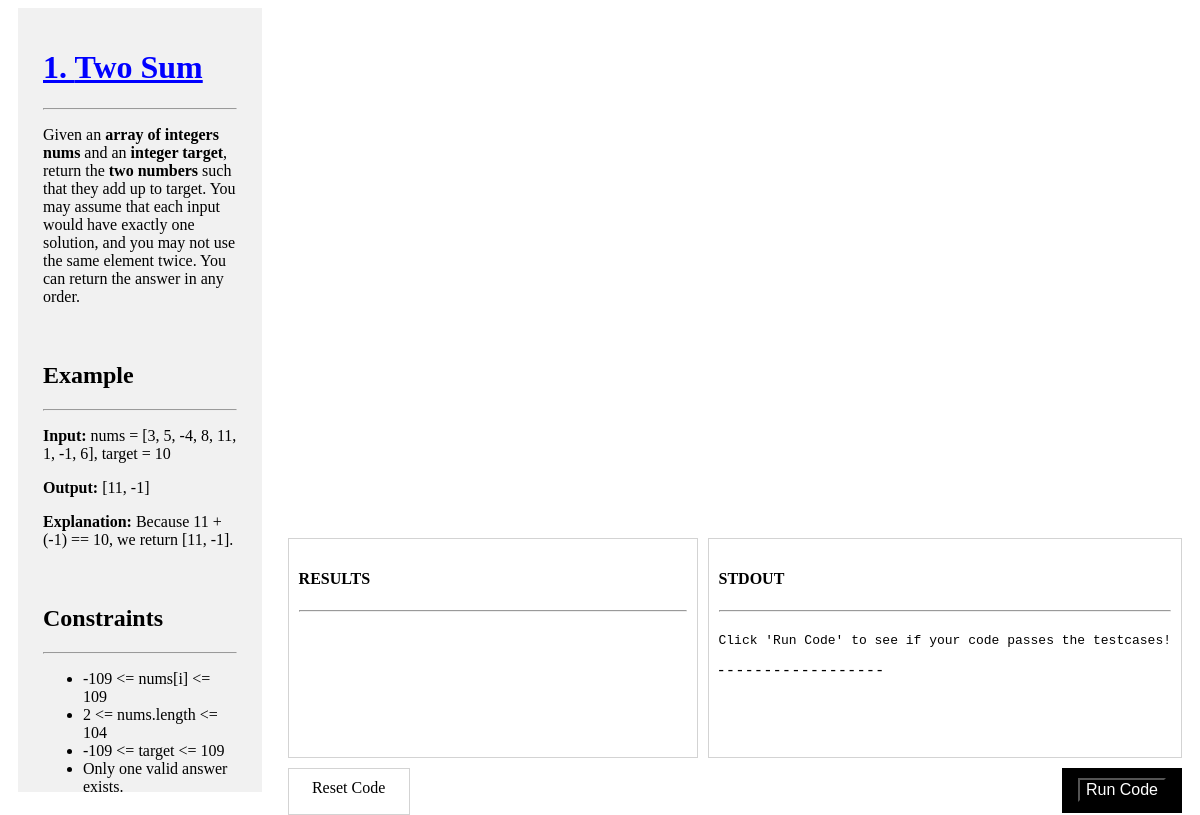
The page / on the database its author committed.
### questions/models.py (models this page shows, shortened)
class Question(models.Model):
    number = models.IntegerField(null=True, blank=True)
    title = models.CharField(max_length=200)
    description = RichTextField()
    method = models.TextField()
    link = models.TextField()

class Example(models.Model):
    question = models.ForeignKey(Question, on_delete=models.CASCADE, null=True)
    input = RichTextField()
    output = RichTextField()
    explanation = RichTextField()

class Constraint(models.Model):
    question = models.ForeignKey(Question, on_delete=models.CASCADE, null=True)
    text = models.TextField(null=True, blank=True)

### questions/views.py (the view, shortened to what this page needs)
# urls.py: path('', views.question, name='question'),
def question(request):
    ques = Question.objects.get(number=1)
    examples = ques.example_set.all()
    constraints = ques.constraint_set.all()
    testcases = ques.testcase_set.all()
    user_code = ques.method
    errors = ''
    std_output = [['Click \'Run Code\' to see if your code passes the testcases!']]
    test_output = []
    context = {
        'question': ques,
        'examples': examples,
        'constraints': constraints,
        'testcases': testcases,
        "user_code": user_code,
        'std_output': std_output,
        'test_output': test_output,
        'errors': errors
    }
    return render(request, 'questions/questions.html', context)

### questions/templates/questions/questions.html (shortened to what this page needs)
<!DOCTYPE html>
{% load static %}
<html lang="en">
<head>
    <link rel="stylesheet" type="text/css" href="{% static 'main.css' %}">
</head>
<body>
    <div class="flex-container">
        <div class="flex-item-left">
            <div class="text-containers">
                <h1><a href="{{question.link}}" target="_blank" style="color: blue;">{{question.number}}. {{question.title}}</a></h1>
                <hr>
                {{question.description| safe}}
            </div>
            <div class="text-containers">
                <h2>Example</h2>
                <hr>
                {% for e in examples %}
                {{e.input | safe}}
                {{e.output| safe}}
                {{e.explanation| safe}}
                {% endfor %}
            </div>
            <div class="text-containers">
                <h2>Constraints</h2>
                <hr>
                <ul>
                {% for c in constraints %}
                <li>{{c.text| safe}}</li>
                {% endfor %}
                </ul>
            </div>
        </div>
        <div class="flex-item-right">
            <form action="" method="post">
                <div class="output">
                    <div class="output-left">
                        <h4>RESULTS</h4>
                        <hr>
                        <div class="output-content">
                        </div>
                    </div>
                    <div class="output-right">
                        <h4>STDOUT</h4>
                        <hr>
                        <div class="output-content">
                            {% for s in std_output %}
                            {% for s_output in s %}
                            <pre>{{ s_output }}</pre>
                            {% endfor %}
                            - - - - - - - - - - - - - - - - - -
                            {% endfor %}
                        </div>
                    </div>
                </div>
                <div class="btn btn-hover">
                    <input type="submit" id="submit-btn" class="btn-detail " value="Run Code">
                </div>
                <div class="reset-btn btn-hover" >
                    <a href="{%url 'question'%}" style="color: black; text-decoration: none; text-align: center; ">Reset Code</a>
                </div>
            </form>
        </div>
    </div>
</body>
</html>

### static/main.css (style rules this page uses)
.flex-container { display: flex; height: 100%; }
.flex-item-left { background-color: #f1f1f1; padding: 10px; flex: 20%; overflow: auto; margin: 8px 8px 8px 18px; }
.flex-item-right { flex: 80%; padding-left: 10px; padding-right: 10px; margin:8px; }
.output { display: flex; height: 30vh; }
.output-left { border: 1px solid lightgray; margin-top: 10px; margin-bottom: 10px; margin-right: 10px; padding: 10px; flex: 50%; }
.output-right { border: 1px solid lightgray; margin-top: 10px; margin-bottom: 10px; padding: 10px; flex: 50%; }
.output-content { height: 20vh; overflow: auto; }
body { height: 100vh; width: 100vw; margin: 0px; }
.text-containers { margin-left:5px; margin-right:5px; padding: 10px; }
.btn { float: right; background-color: black; border: none; color: white; padding: 10px; text-align: center; text-decoration: none; font-size: 16px; cursor: pointer; -webkit-transition-duration: 0.4s; transition-duration: 0.4s; width: 100px; height: 25px; margin-left:5px; }
.reset-btn { float: left; background-color: white; border: 1px solid lightgray; color: white; padding: 10px; text-align: center; text-decoration: none; font-size: 16px; cursor: pointer; -webkit-transition-duration: 0.4s; transition-duration: 0.4s; width: 100px; height: 25px; margin-right:5px; }
.btn-detail { background-color: black; border-color: black; color: white; text-align: center; text-decoration: none; font-size: 16px; cursor: pointer; }

### rows shown on the page
Question: number "1", title "Two Sum", description "Given an array of integers nums and an integer target , return the two numbers such that they add up to target. You may assume that each input would have exactly one solution, and you may not use the same element twice. You can return the answer in any order."
Example: input "Input: nums = [3, 5, -4, 8, 11, 1, -1, 6], target = 10", output "Output: [11, -1]", explanation "Explanation: Because 11 + (-1) == 10, we return [11, -1]."
Constraint: text "-109 <= nums[i] <= 109"
Constraint: text "2 <= nums.length <= 104"
Constraint: text "-109 <= target <= 109"
Constraint: text "Only one valid answer exists."

### other values the page prints
{{ s_output }} "Click 'Run Code' to see if your code passes the testcases!"
